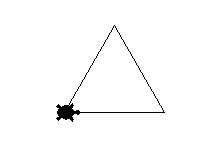

This figure's Python source:
import turtle
t = turtle.Turtle()
t.shape("turtle")

side = 100
t.fd(side)
t.lt(120)
t.fd(side)
t.lt(120)
t.fd(side)
t.lt(120)
